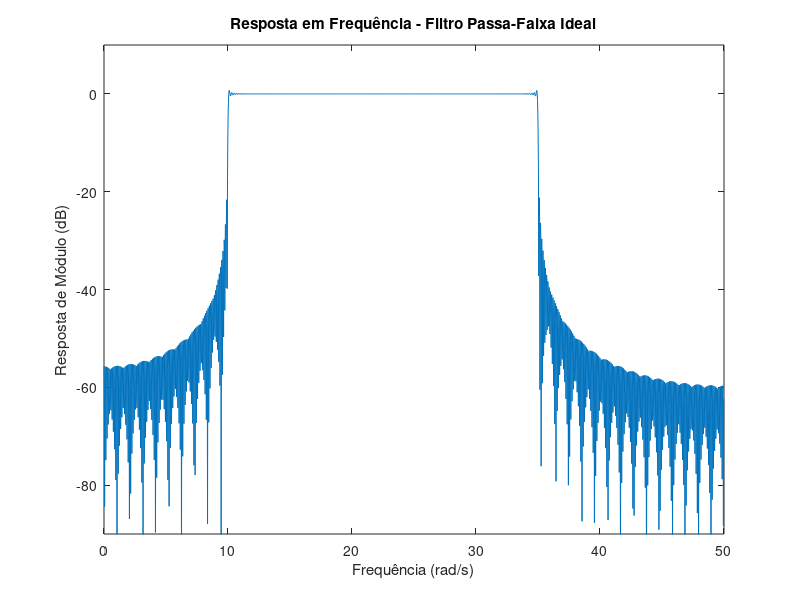
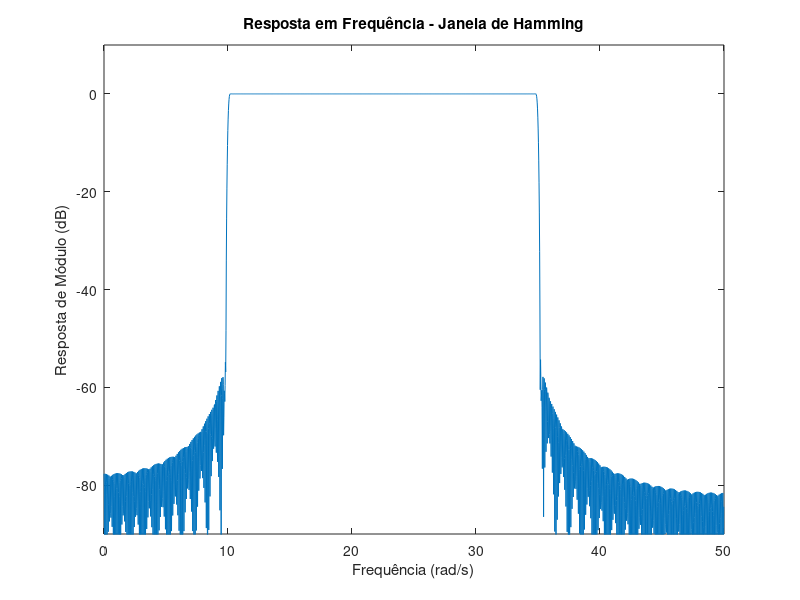
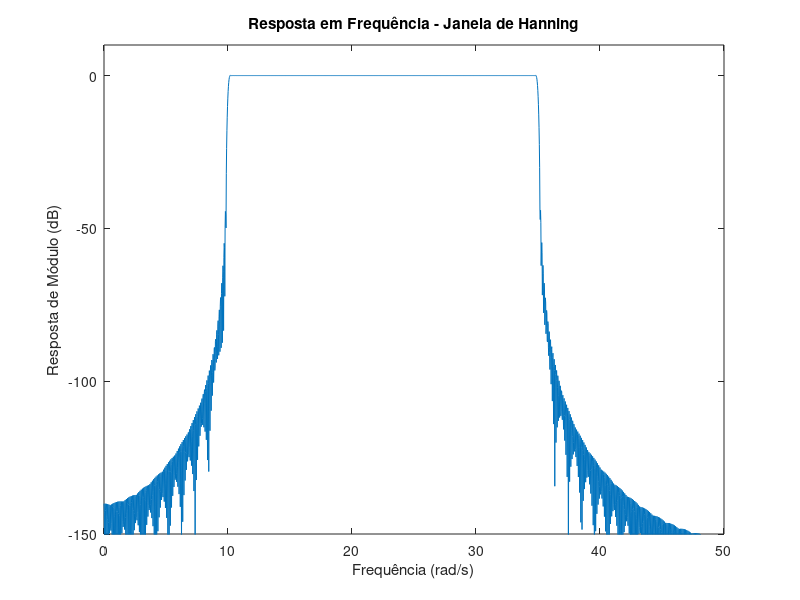
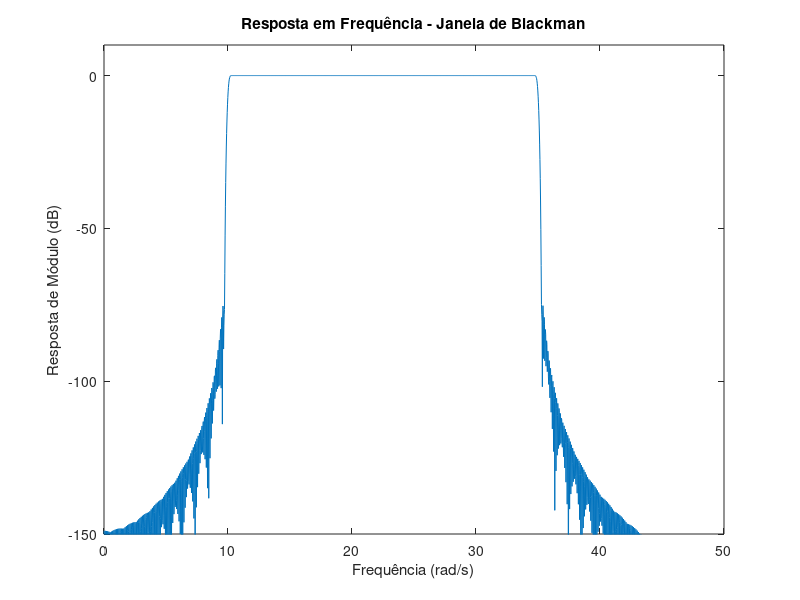

These charts were generated, in order, by the following MATLAB code:
clear all; close all; clc; 

% Parâmetros passados pela questão: 
M = 1000;          
Omega_c1 = 10;     
Omega_c2 = 35;     
Omega_s = 100;    

% Definição das frequências de corte em radianos:
wc1 = Omega_c1*2*pi/Omega_s;  % Frequência de corte inferior (rad/s)
wc2 = Omega_c2*2*pi/Omega_s;  % Frequência de corte superior (rad/s)

% Cálculo dos coeficientes do filtro passa-faixa ideal: 
n = 1:M/2;  
h0 = (wc2 - wc1)/pi;  
haux = (sin(wc2.*n) - sin(wc1.*n))./(pi.*n); 
h_ideal = [fliplr(haux) h0 haux];  
h_ret = h_ideal; 

% Cálculo da resposta em frequência do filtro passa-faixa ideal:
[H_ret, w] = freqz(h_ret, 1, 2048, Omega_s);

% Plot da resposta em frequência do filtro passa-faixa ideal:
figure(1)
plot(w, 20*log10(abs(H_ret)))
axis([0 Omega_s/2 -90 10])
ylabel('Resposta de Módulo (dB)');
xlabel('Frequência (rad/s)');
title('Resposta em Frequência - Filtro Passa-Faixa Ideal');

% Hamming:
% Janela de Hamming com comprimento M+1
h_aux = hamming(M+1); 
h_ham = h_ideal .* h_aux';  
[H_ham, w] = freqz(h_ham, 1, 2048, Omega_s);

% Plot da resposta em frequência com a janela de Hamming:
figure(2)
plot(w, 20*log10(abs(H_ham)))
axis([0 Omega_s/2 -90 10])
ylabel('Resposta de Módulo (dB)');
xlabel('Frequência (rad/s)');
title('Resposta em Frequência - Janela de Hamming');

% Hanning:
% Janela de Hanning com comprimento M+1
h_aux = hanning(M+1);  
h_han = h_ideal .* h_aux'; 
[H_han, w] = freqz(h_han, 1, 2048, Omega_s);

% Plot da resposta em frequência com a janela de Hanning:
figure(3)
plot(w, 20*log10(abs(H_han)))
axis([0 Omega_s/2 -150 10])
ylabel('Resposta de Módulo (dB)');
xlabel('Frequência (rad/s)');
title('Resposta em Frequência - Janela de Hanning');

% Blackman:
% Janela de Blackman com comprimento M+1
h_aux = blackman(M+1); 
h_black = h_ideal .* h_aux';  
[H_black, w] = freqz(h_black, 1, 2048, Omega_s);

% Plot da resposta em frequência com a janela de Blackman:
figure(4)
plot(w, 20*log10(abs(H_black)))
axis([0 Omega_s/2 -150 10])
ylabel('Resposta de Módulo (dB)');
xlabel('Frequência (rad/s)');
title('Resposta em Frequência - Janela de Blackman');
